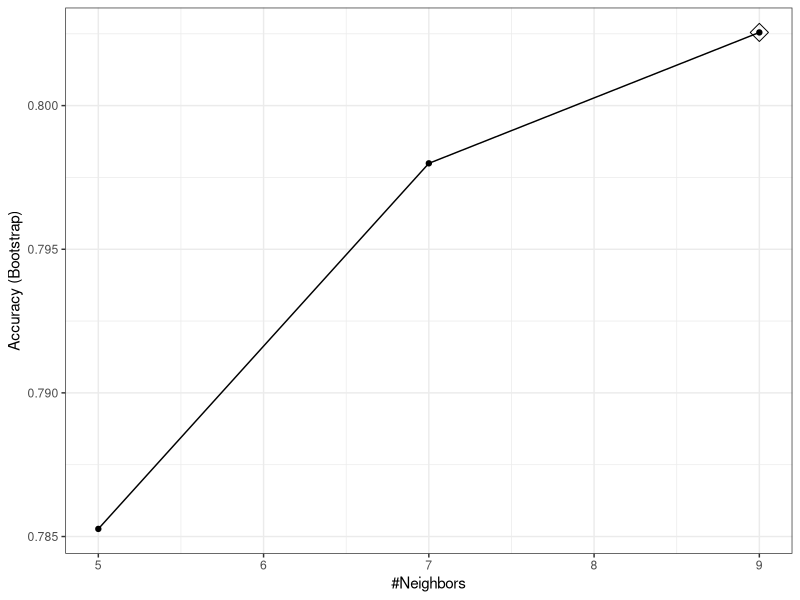
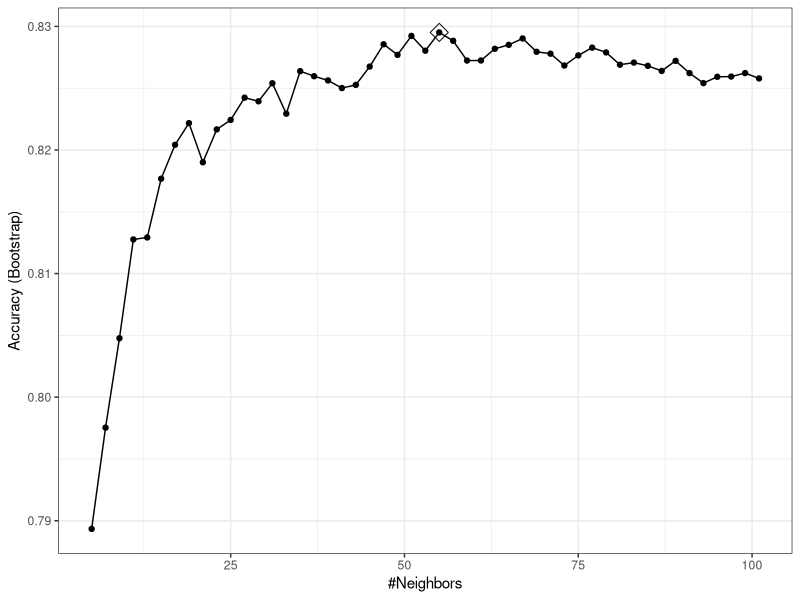

These figures' R source, in order: (Note: this script raises an error after producing the figures.)
## ---- chunk 1
options(digits = 3)
library(tidyverse)
dslabs::ds_theme_set()
## ---- chunk 2
#| cache: false 
library(dslabs)
library(caret) 
train_glm <- train(y ~ ., method = "glm", data = mnist_27$train) 
train_qda <- train(y ~ ., method = "qda", data = mnist_27$train) 
train_knn <- train(y ~ ., method = "knn", data = mnist_27$train) 
## ---- chunk 3
fit <- lm(y ~ ., data = mnist_27$train) 
p_hat <- predict(fit, newdata = mnist_27$test) 
## ---- chunk 4
y_hat <- factor(ifelse(p_hat > 0.5, 7, 2)) 
## ---- chunk 5
y_hat_glm <- predict(train_glm, mnist_27$test, type = "raw") 
y_hat_qda <- predict(train_qda, mnist_27$test, type = "raw") 
y_hat_knn <- predict(train_knn, mnist_27$test, type = "raw") 
## ---- chunk 6
fits <- list(glm = y_hat_glm, qda = y_hat_qda, knn = y_hat_knn) 
sapply(fits, function(fit){
  confusionMatrix(fit, mnist_27$test$y)$overall[["Accuracy"]]
})
## ---- chunk 7
train_knn <- train(y ~ ., method = "knn", data = mnist_27$train) 
## ---- chunk 8
ggplot(train_knn, highlight = TRUE) 
## ---- chunk 9
#| cache: true
set.seed(2003)
train_knn <- train(y ~ ., method = "knn",  
                   data = mnist_27$train, 
                   tuneGrid = data.frame(k = seq(5, 101, 2))) 
## ---- chunk 10
ggplot(train_knn, highlight = TRUE) 
## ---- chunk 11
train_knn$bestTune 
## ---- chunk 12
train_knn$finalModel 
## ---- chunk 13
confusionMatrix(predict(train_knn, mnist_27$test, type = "raw"), 
                mnist_27$test$y)$overall["Accuracy"] 
## ---- chunk 14
#| cache: true
control <- trainControl(method = "cv", number = 10, p = .9) 
train_knn_cv <- train(y ~ ., method = "knn",  
                   data = mnist_27$train, 
                   tuneGrid = data.frame(k = seq(1, 71, 2)), 
                   trControl = control) 
## ---- chunk 15
names(train_knn$results) 
## ---- chunk 16
library(dslabs) 
mnist <- read_mnist() 
## ---- chunk 17
names(mnist) 
## ---- chunk 18
dim(mnist$train$images) 
## ---- chunk 19
class(mnist$train$labels) 
table(mnist$train$labels) 
## ---- chunk 20
set.seed(1990) 
index <- sample(nrow(mnist$train$images), 10000) 
x <- mnist$train$images[index,] 
y <- factor(mnist$train$labels[index]) 
index <- sample(nrow(mnist$test$images), 1000) 
x_test <- mnist$test$images[index,] 
y_test <- factor(mnist$test$labels[index]) 
## ---- chunk 21
colnames(x) <- 1:ncol(mnist$train$images) 
colnames(x_test) <- colnames(x) 
## ---- chunk 22
library(matrixStats) 
sds <- colSds(x) 
hist(sds, breaks = 256) 
## ---- chunk 23
nzv <- nearZeroVar(x) 
## ---- chunk 24
image(matrix(1:784 %in% nzv, 28, 28)) 
## ---- chunk 25
length(nzv) 
## ---- chunk 26
pp <- preProcess(x, method = c("nzv", "center")) 
centered_subsetted_x_test <- predict(pp, newdata = x_test) 
dim(centered_subsetted_x_test) 
## ---- chunk 27
#| cache: true
train_knn <- train(x, y, method = "knn",  
                   preProcess = "nzv", 
                   trControl = trainControl("cv", number = 20, p = 0.95), 
                   tuneGrid = data.frame(k = seq(1, 7, 2))) 
## ---- chunk 28
y_hat_knn <- predict(train_knn, x_test, type = "raw") 
## ---- chunk 29
confusionMatrix(y_hat_knn, factor(y_test))$overall["Accuracy"] 
